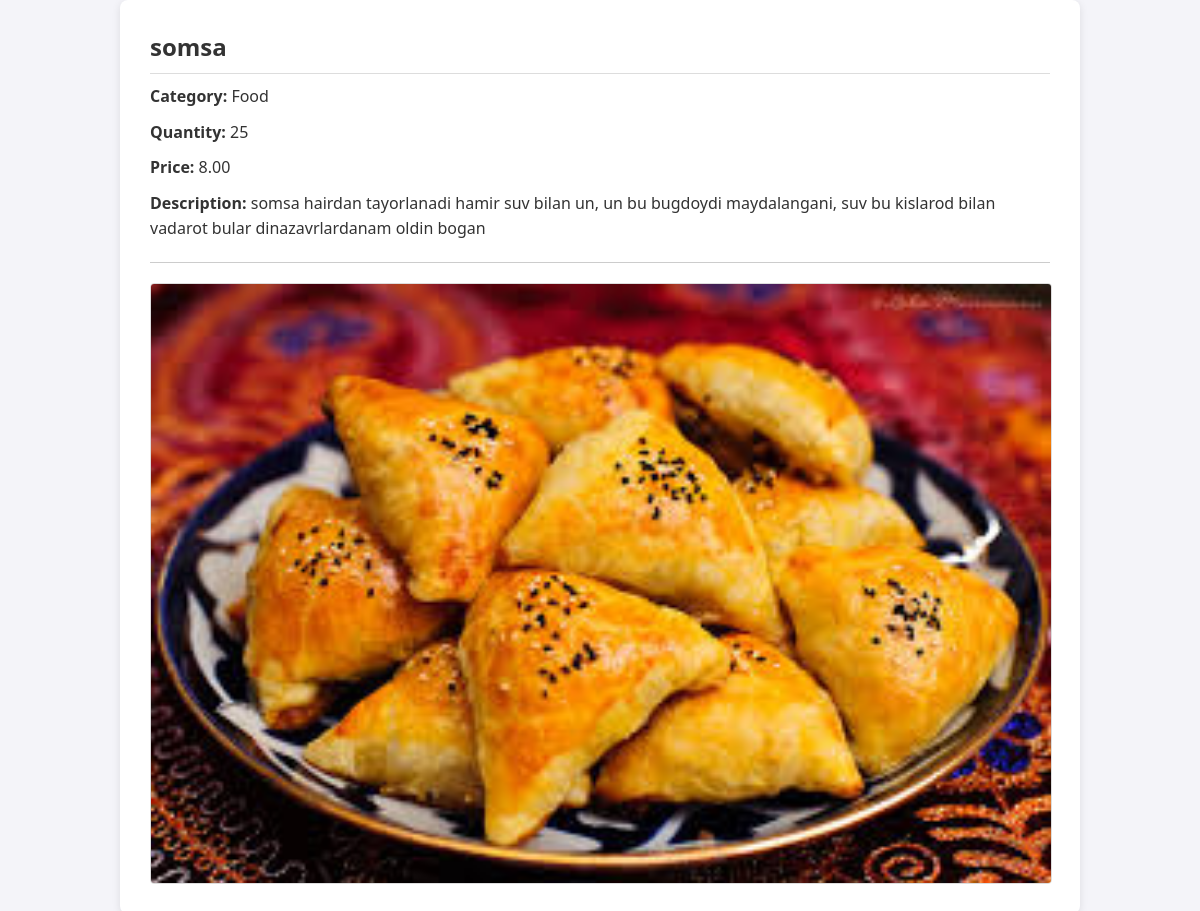
The page /main/back-office/product/detail/2/ on the database its author committed.
### Goods/models.py (models this page shows, shortened)
class Product(models.Model):
    name = models.CharField(max_length=255)
    quantity = models.PositiveIntegerField(default=1)
    price = models.DecimalField(max_digits=8, decimal_places=2)
    category = models.ForeignKey(Category, on_delete=models.CASCADE, related_name='products')
    description = models.TextField()
    def __str__(self):
        return self.name

class Category(models.Model):
    name = models.CharField(max_length=255)
    title = models.TextField()
    img = models.ImageField(upload_to='category_img')

class ProductImg(models.Model):
    product = models.ForeignKey(Product, on_delete=models.CASCADE, related_name='images')
    img = models.ImageField(upload_to='product-img')

### Goods/back-office/product/views.py (the view)
# urls.py: path('detail/<int:id>/', views.detailProduct, name='detailProduct'),
def detailProduct(request, id):
    queryset = models.Product.objects.get(id=id)
    print('queryset',queryset )
    print('id', id)
    querysetImg = models.ProductImg.objects.filter(product_id = id)
    context = {}
    context['queryset'] = queryset
    context['querysetImg'] = querysetImg
    context['images'] = models.ProductImg.objects.filter(product=queryset)
    return render(request, 'back-office/product/detail.html',context)

### templates/back-office/product/detail.html (shortened to what this page needs)
<!DOCTYPE html>
{% load static %}
<html lang="en">
<head>
    <link rel="stylesheet" href="{% static 'assets/css/product-detail.css' %}">
</head>
<body>
    <div class="container">
        <div class="details">
            <h2>{{ queryset.name }}</h2>
            <p><strong>Category:</strong> {{ queryset.category.name }}</p>
            <p><strong>Quantity:</strong> {{ queryset.quantity }}</p>
            <p><strong>Price:</strong> {{ queryset.price }}</p>
            <p><strong>Description:</strong> {{ queryset.description }}</p>
        </div>
        <hr>
        <div class="images">
            {% for image in querysetImg %}
            <img src="{{ image.img.url }}" alt="Product Image" width="200px">
            {% endfor %}
        </div>
    </div>
</body>
</html>

### static/assets/css/product-detail.css (style rules this page uses)
body { font-family: 'Segoe UI', Tahoma, Geneva, Verdana, sans-serif; margin: 0; padding: 0; background-color: #f4f4f9; color: #333; display: flex; justify-content: center; align-items: center; min-height: 100vh; }
h1, h2, h3, p { margin: 10px 0; }
hr { border: 0; height: 1px; background: #ccc; margin: 20px 0; }
.container { max-width: 900px; width: 100%; background-color: #fff; padding: 30px; border-radius: 8px; box-shadow: 0 2px 8px rgba(0, 0, 0, 0.1); }
.details { margin-bottom: 20px; }
.details h2 { margin: 0; padding-bottom: 10px; border-bottom: 1px solid #ddd; }
.details p { margin: 10px 0; line-height: 1.6; }
.images { display: grid; grid-template-columns: repeat(auto-fit, minmax(250px, 1fr)); gap: 15px; }
.images img { width: 100%; height: auto; border: 1px solid #ddd; border-radius: 4px; transition: transform 0.3s ease, box-shadow 0.3s ease; }

### rows shown on the page
Product: name "somsa", category.name "Food", quantity "25", price "8.00", description "somsa hairdan tayorlanadi hamir suv bilan un, un bu bugdoydi maydalangani, suv bu kislarod bilan vadarot bular dinazavrlardanam oldin bogan"
ProductImg: img (picture)
